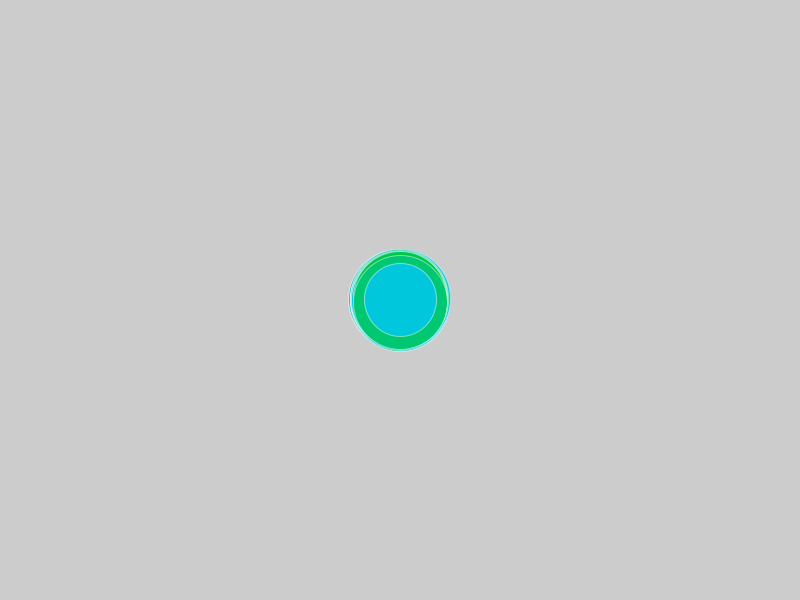
Frame 1 (no input)
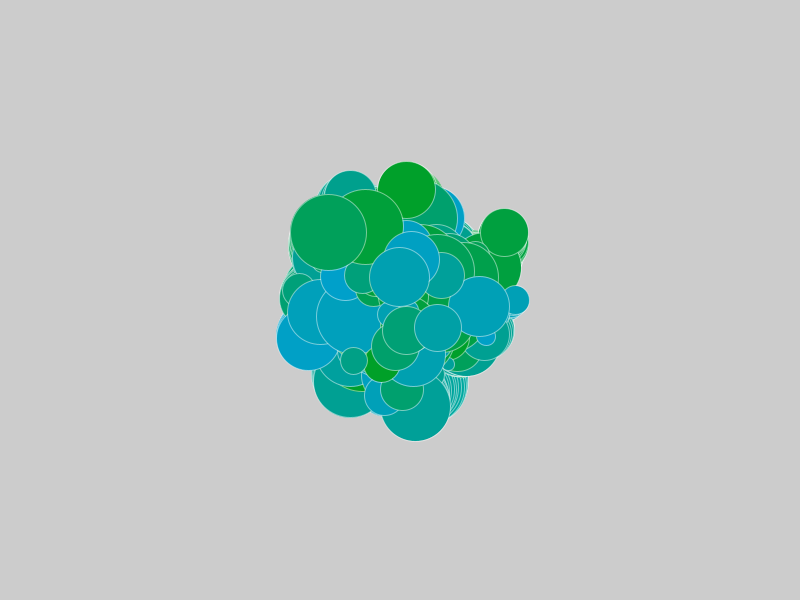
Frame 60 (the mouse pressed at the canvas centre just before this capture)
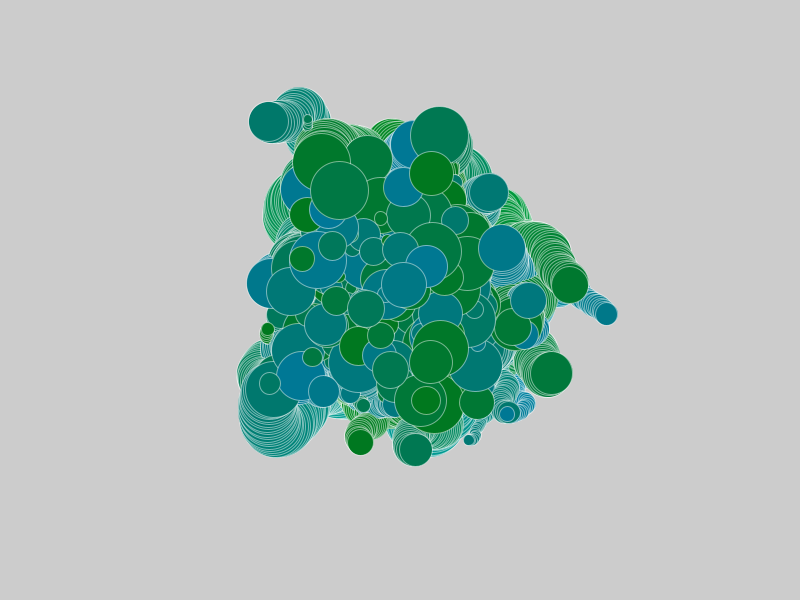
Frame 120 (the mouse held since frame 60 and released just before this capture)

The Processing sketch that drew these frames (run headless with seeded random() and noise(); from frame 60 on, the mouse is pressed at the canvas centre):

// Processing sketch: class_01
// ── class_01.pde
// primitive
float a, v, p; // numeri a virgola mobile
float radius;
boolean check; /* commento  */
float sum;
PVector loc, vel, acc;
color col;
String s = "hello world"; 
int nBalls = 300;

Ball b; // dichiarare un oggetto b della classe Ball
Ball[] bArr = new Ball[nBalls]; // dichiarazione + instanziazione array

/*

 */

void setup() {
  // size(100,100);
  size(800, 600); // width, height
  p=300;
  v=1;
  a=0.1;

  for (int i=0; i<nBalls; i++) { // i++ i+=1 i=i+1
    //            i<bArr.lenght
    radius = random(5, 50);
    loc = new PVector(width*.5, height*.5); // 
    vel = new PVector(random(-2, 2), random(-2, 2));
    acc = new PVector(-0.1, 0);
    col = color(0, 200, random(50,255));
    // instanziazione di b
    bArr[i] = new Ball(loc, vel, acc, radius, col, 300);
  }
} // end setup


void draw() {
  //background(221,0,0);
  for (int i=0; i< bArr.length; i++) {
    //b.move();
    //b.randoMove();
    //bArr[i].semiDrunk();
    bArr[i].update();
    bArr[i].display();
    println(bArr[i].loc);
  }
} // end draw

// ── class_Ball.pde
class Ball {

  // fields
  float rad;
  PVector vel, acc;
  PVector loc;
  color col;
  float life, lifeRate;

  // constructor(s)

  Ball (PVector _loc, PVector _vel, PVector _acc, 
  float _rad, color _col, float nFrames) {
    loc = _loc;
    vel = _vel;
    acc = _acc;
    rad = _rad;
    col = _col;
    life =1;
    lifeRate = 1/nFrames;
  }

  // methods or behaviors

    void update() {
    if (life >0) { 
      life -= lifeRate;
      semiDrunk();
    } else {
      life=1;
      loc = new PVector(width*.5, height*.5);
    }
  }

  void respawn() {
    if (loc.x+rad<0 || loc.x-rad > width || 
      loc.y+rad<0 || loc.y-rad > height) {
      loc = new PVector(width*.5, height*.5);
      // col = color(random(255), random(255), random(255));
    }
  }

  void semiDrunk() {
    // == uguale a  != diverso da < > && || !
    if (frameCount % 1 == 0) {
      randoMove();
    } else {
      move();
    }
    respawn();
  }

  void move() {
    loc.add(vel);
  }

  void moveAcc() {
    vel.add(acc);  
    loc.add(vel);
  }

  void randoMove() {
    vel.rotate(random(-QUARTER_PI, QUARTER_PI));
    loc.add(vel);
  }

  // display behaviors
  void display() {
    float r = lerp(2, rad, life);
    color c = lerpColor(color(0), col, life);
    // stroke(color); strokeWeight(float); fill(color);
    // noStroke();
    stroke(255, 120);
    strokeWeight(1);
    fill(c);
    ellipse(loc.x, loc.y, r*2, r*2);
  }
}
